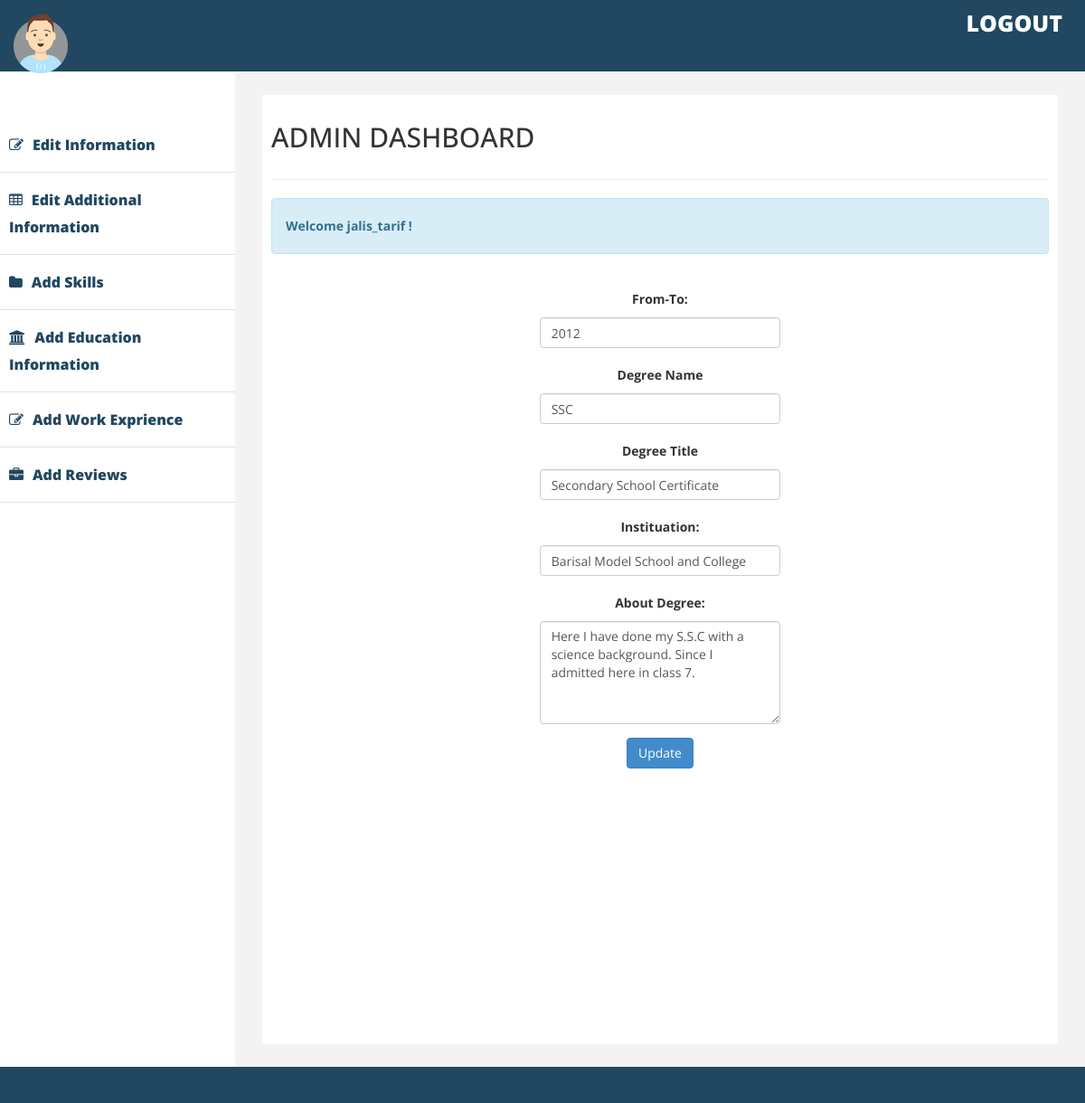
/admin-dash/edit-education/17 (signed in), run on the app's committed database.
### dashboard/models.py (models this page shows)
class Education(models.Model):
    from_to=models.CharField(max_length=20)
    degree_name=models.CharField(max_length=50)
    degree_title=models.CharField(max_length=50)
    instituation=models.CharField(max_length=50)
    about_degree=models.CharField(max_length=300)

### dashboard/views.py (the view, shortened to what this page needs)
# urls.py: path('edit-education/<int:id>',views.edit_education,name='edit_education'),
@login_required(login_url="login_user")
def edit_education(request,id):
	edu=Education.objects.get(id=id)
	return render(request,'admin_pages/edit_education.html',{'edu':edu})

### templates/admin_pages/edit_education.html (shortened to what this page needs)
{% extends 'admin_pages/base.html' %} {% block content %}
<div class="col-lg-4 col-md-4 col-lg-offset-4 col-md-offset-4">
  <form action="{% url 'edit_education' edu.id %}" method="POST">
    <div class="form-group">
      <label for="comment">From-To:</label>
      <input class="form-control" rows="5" id="from_to" name="from_to"  value="{{edu.from_to}}" />
    </div>
    <div class="form-group">
      <label for="comment">Degree Name</label>
      <input type="text" class="form-control" rows="5" id="degree_name" name="degree_name"  value="{{edu.degree_name}}" />
    </div>
    <div class="form-group">
      <label for="comment">Degree Title</label>
      <input type="text" class="form-control" rows="5" id="degree_title" name="degree_title"  value="{{edu.degree_title}}" />
    </div>
    <div class="form-group">
          <label for="comment">Instituation:</label>
          <input class="form-control" rows="5" id="instituation" name="instituation"  value="{{edu.instituation}}" />
    </div>
    <div class="form-group">
      <label for="comment">About Degree:</label>
      <textarea class="form-control" rows="5" id="about_degree" name="about_degree" >{{edu.about_degree}}</textarea>
    </div>
    <button type="submit" class="btn btn-primary" }}>Update</button>
  </form>
</div>
{% endblock %}

### templates/admin_pages/base.html (shortened to what this page needs)
﻿{% load static %}
<!DOCTYPE html>
<html xmlns="http://www.w3.org/1999/xhtml">
<head>
    <link href="{% static 'admin_assets/assets/css/bootstrap.css' %}" rel="stylesheet" />
    <link href="{% static 'admin_assets/assets/css/font-awesome.css' %}" rel="stylesheet" />
    <link href="{% static 'admin_assets/assets/css/custom.css' %}" rel="stylesheet" />
</head>
<body>
    <div id="wrapper">
        <div class="navbar navbar-inverse navbar-fixed-top">
            <div class="adjust-nav">
                <div class="navbar-header">
                    <a class="navbar-brand" href="{% url 'admin_home' %}">
                        <img src="{% static 'admin_assets/assets/img/avatar.png' %}" />
                    </a>
                </div>
                <span class="logout-spn">
                  <a href="{% url 'logout_user' %}" style="color:#fff;">LOGOUT</a>
                </span>
            </div>
        </div>
        <nav class="navbar-default navbar-side" role="navigation">
            <div class="sidebar-collapse">
                <ul class="nav" id="main-menu">
                    <li>
                        <a href="#"><i class="fa fa-edit "></i>Edit Information </a>
                    </li>
                    <li>
                        <a href="{% url 'edit_additional_info' %}"><i class="fa fa-table "></i>Edit Additional Information</a>
                    </li>
                    <li>
                        <a href="{% url 'add_skills' %}"><i class="fa fa-folder"></i>Add Skills </a>
                    </li>
                    <li>
                        <a href="{% url 'add_education' %}"><i class="fa fa-bank "></i>Add Education Information </a>
                    </li>
                    <li>
                        <a href="{% url 'add_work_exp' %}"><i class="fa fa-edit "></i>Add Work Exprience  </a>
                    </li>
                    <li>
                        <a href="{% url 'add_reviews' %}"><i class="fa fa-briefcase "></i>Add Reviews  </a>
                    </li>
                </ul>
            </div>
        </nav>
        <div id="page-wrapper">
            <div id="page-inner">
                <div class="row">
                    <div class="col-lg-12">
                        <h2>ADMIN DASHBOARD</h2>
                    </div>
                </div>
                <hr />
                <div class="row">
                    <div class="col-lg-12 ">
                        <div class="alert alert-info">
                            <strong>Welcome {{user.username}} ! </strong>
                        </div>
                    </div>
                </div>
                <div class="row text-center pad-top">
                    {% block content%}
                    {% endblock %}
                </div>
                <div class="row text-center pad-top">
                </div>
                <div class="row text-center pad-top">
                </div>
            </div>
        </div>
    </div>
    <div class="footer">
    </div>
</body>
</html>

### static/admin_assets/assets/css/custom.css (style rules this page uses)
body { font-family: 'Open Sans', sans-serif; line-height:30px; }
#wrapper { width: 100%; margin-top:50px; }
#page-wrapper { padding: 15px 15px; min-height: 600px; background:#F3F3F3; }
#page-inner { width:100%; margin:10px 20px 10px 0px; background-color:#fff!important; padding:10px; min-height:1050px; }
.pad-top { padding-top:15px; }
.sidebar-collapse .nav { padding:0; padding-top:50px; }
.sidebar-collapse > .nav > li > a { padding:15px 10px; color: #214761; font-weight: 900; font-size: 16px; }
.sidebar-collapse > .nav > li { border-bottom:1px solid #e1e1e1; }
.navbar-side { border:none; background-color: #fff; }
.navbar-inverse { background-color: #214761; border-color: #F0F0F0; min-height: 80px; }
.nav > li > a > i { margin-right:10px; }
.logout-spn { float:right; color:#fff; font-size:25px; font-weight:800; margin:20px; margin: 10px 25px 10px 50px; }
.logout-spn a { text-decoration:none; }
.footer { background-color:#214761; width:100%; color:#fff; padding:20px 50px 20px 50px; padding-left:20px; }
@media (min-width:768px) { #page-wrapper { margin: 0 0 0 260px; padding: 15px 30px; min-height: 1050px; } }
@media (min-width:768px) { .navbar-side { z-index: 1; position: absolute; width: 260px; } }

### data on the page
Education: from_to "2012", degree_name "SSC", degree_title "Secondary School Certificate", instituation "Barisal Model School and College", about_degree "Here I have done my S.S.C with a science background. Since I admitted here in class 7."

### other printed values
{{ user.username }} "jalis_tarif"
